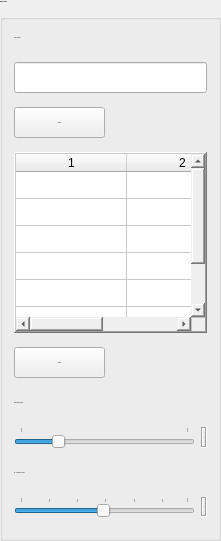
     <widget class="QGroupBox" name="groupBox">
      <property name="geometry">
       <rect>
        <x>920</x>
        <y>110</y>
        <width>221</width>
        <height>541</height>
       </rect>
      </property>
      <property name="font">
       <font>
        <family>Segoe UI</family>
        <pointsize>-1</pointsize>
        <bold>true</bold>
       </font>
      </property>
      <property name="autoFillBackground">
       <bool>false</bool>
      </property>
      <property name="styleSheet">
       <string notr="true">border-color: qlineargradient(spread:pad, x1:0, y1:0, x2:1, y2:0, stop:0 rgba(0, 0, 0, 255), stop:2 rgba(255, 255, 255, 255));</string>
      </property>
      <property name="title">
       <string>Dataset Details</string>
      </property>
      <property name="flat">
       <bool>false</bool>
      </property>
      <layout class="QGridLayout" name="gridLayout_5">
       <item row="7" column="1">
        <widget class="QLabel" name="interval_label">
         <property name="maximumSize">
          <size>
           <width>41</width>
           <height>41</height>
          </size>
         </property>
         <property name="font">
          <font>
           <family>Segoe UI</family>
           <pointsize>-1</pointsize>
           <bold>true</bold>
          </font>
         </property>
         <property name="styleSheet">
          <string notr="true">border-color: rgb(0, 0, 0);
border-color: qlineargradient(spread:pad, x1:0, y1:0, x2:1, y2:0, stop:0 rgba(0, 0, 0, 255), stop:1 rgba(255, 255, 255, 255));</string>
         </property>
         <property name="frameShape">
          <enum>QFrame::Shape::Box</enum>
         </property>
         <property name="frameShadow">
          <enum>QFrame::Shadow::Sunken</enum>
         </property>
         <property name="lineWidth">
          <number>1</number>
         </property>
         <property name="text">
          <string>--</string>
         </property>
         <property name="alignment">
          <set>Qt::AlignmentFlag::AlignCenter</set>
         </property>
         <property name="margin">
          <number>0</number>
         </property>
        </widget>
       </item>
       <item row="0" column="0">
        <widget class="QLabel" name="label_8">
         <property name="maximumSize">
          <size>
           <width>121</width>
           <height>21</height>
          </size>
         </property>
         <property name="font">
          <font>
           <family>Segoe UI</family>
           <pointsize>-1</pointsize>
          </font>
         </property>
         <property name="text">
          <string>Folder Location</string>
         </property>
        </widget>
       </item>
       <item row="4" column="0">
        <widget class="QPushButton" name="refresh_action_list">
         <property name="maximumSize">
          <size>
           <width>91</width>
           <height>31</height>
          </size>
         </property>
         <property name="font">
          <font>
           <family>Segoe UI</family>
           <pointsize>-1</pointsize>
          </font>
         </property>
         <property name="text">
          <string>Refresh</string>
         </property>
         <property name="autoExclusive">
          <bool>true</bool>
         </property>
        </widget>
       </item>
       <item row="3" column="0" colspan="2">
        <widget class="QTableWidget" name="action_table">
         <property name="maximumSize">
          <size>
           <width>261</width>
           <height>181</height>
          </size>
         </property>
         <property name="frameShape">
          <enum>QFrame::Shape::WinPanel</enum>
         </property>
         <property name="frameShadow">
          <enum>QFrame::Shadow::Raised</enum>
         </property>
         <property name="lineWidth">
          <number>2</number>
         </property>
         <property name="autoScrollMargin">
          <number>9</number>
         </property>
         <property name="showDropIndicator" stdset="0">
          <bool>false</bool>
         </property>
         <property name="dragEnabled">
          <bool>false</bool>
         </property>
         <property name="dragDropOverwriteMode">
          <bool>false</bool>
         </property>
         <property name="showGrid">
          <bool>true</bool>
         </property>
         <property name="gridStyle">
          <enum>Qt::PenStyle::SolidLine</enum>
         </property>
         <property name="sortingEnabled">
          <bool>false</bool>
         </property>
         <property name="wordWrap">
          <bool>true</bool>
         </property>
         <property name="cornerButtonEnabled">
          <bool>false</bool>
         </property>
         <property name="rowCount">
          <number>7</number>
         </property>
         <property name="columnCount">
          <number>2</number>
         </property>
         <attribute name="horizontalHeaderCascadingSectionResizes">
          <bool>false</bool>
         </attribute>
         <attribute name="horizontalHeaderMinimumSectionSize">
          <number>37</number>
         </attribute>
         <attribute name="horizontalHeaderDefaultSectionSize">
          <number>111</number>
         </attribute>
         <attribute name="horizontalHeaderShowSortIndicator" stdset="0">
          <bool>false</bool>
         </attribute>
         <attribute name="verticalHeaderVisible">
          <bool>false</bool>
         </attribute>
         <attribute name="verticalHeaderDefaultSectionSize">
          <number>27</number>
         </attribute>
         <row/>
         <row/>
         <row/>
         <row/>
         <row/>
         <row/>
         <row/>
         <column/>
         <column/>
        </widget>
       </item>
       <item row="9" column="1">
        <widget class="QLabel" name="sequence_label">
         <property name="maximumSize">
          <size>
           <width>41</width>
           <height>41</height>
          </size>
         </property>
         <property name="font">
          <font>
           <family>Segoe UI</family>
           <pointsize>-1</pointsize>
           <bold>true</bold>
          </font>
         </property>
         <property name="styleSheet">
          <string notr="true">border-color: rgb(0, 0, 0);
border-color: qlineargradient(spread:pad, x1:0, y1:0, x2:1, y2:0, stop:0 rgba(0, 0, 0, 255), stop:1 rgba(255, 255, 255, 255));</string>
         </property>
         <property name="frameShape">
          <enum>QFrame::Shape::Box</enum>
         </property>
         <property name="frameShadow">
          <enum>QFrame::Shadow::Sunken</enum>
         </property>
         <property name="lineWidth">
          <number>1</number>
         </property>
         <property name="text">
          <string>--</string>
         </property>
         <property name="alignment">
          <set>Qt::AlignmentFlag::AlignCenter</set>
         </property>
         <property name="margin">
          <number>0</number>
         </property>
        </widget>
       </item>
       <item row="7" column="0">
        <widget class="QSlider" name="interval_slider">
         <property name="maximumSize">
          <size>
           <width>211</width>
           <height>21</height>
          </size>
         </property>
         <property name="cursor">
          <cursorShape>PointingHandCursor</cursorShape>
         </property>
         <property name="minimum">
          <number>1</number>
         </property>
         <property name="maximum">
          <number>10</number>
         </property>
         <property name="sliderPosition">
          <number>3</number>
         </property>
         <property name="orientation">
          <enum>Qt::Orientation::Horizontal</enum>
         </property>
         <property name="tickPosition">
          <enum>QSlider::TickPosition::TicksAbove</enum>
         </property>
        </widget>
       </item>
       <item row="1" column="0" colspan="2">
        <widget class="QLineEdit" name="directoryLineEdit">
         <property name="maximumSize">
          <size>
           <width>261</width>
           <height>31</height>
          </size>
         </property>
         <property name="font">
          <font>
           <family>Segoe UI</family>
           <pointsize>-1</pointsize>
           <italic>true</italic>
          </font>
         </property>
        </widget>
       </item>
       <item row="8" column="0">
        <widget class="QLabel" name="label_13">
         <property name="maximumSize">
          <size>
           <width>171</width>
           <height>21</height>
          </size>
         </property>
         <property name="font">
          <font>
           <family>Segoe UI</family>
           <pointsize>-1</pointsize>
          </font>
         </property>
         <property name="text">
          <string>No. of Frames per Video</string>
         </property>
         <property name="alignment">
          <set>Qt::AlignmentFlag::AlignLeading|Qt::AlignmentFlag::AlignLeft|Qt::AlignmentFlag::AlignVCenter</set>
         </property>
        </widget>
       </item>
       <item row="2" column="0">
        <widget class="QPushButton" name="browseButton">
         <property name="maximumSize">
          <size>
           <width>91</width>
           <height>31</height>
          </size>
         </property>
         <property name="font">
          <font>
           <family>Segoe UI</family>
           <pointsize>-1</pointsize>
          </font>
         </property>
         <property name="text">
          <string>Browse</string>
         </property>
        </widget>
       </item>
       <item row="9" column="0">
        <widget class="QSlider" name="sequence_slider">
         <property name="cursor">
          <cursorShape>PointingHandCursor</cursorShape>
         </property>
         <property name="minimum">
          <number>1</number>
         </property>
         <property name="maximum">
          <number>60</number>
         </property>
         <property name="value">
          <number>30</number>
         </property>
         <property name="sliderPosition">
          <number>30</number>
         </property>
         <property name="orientation">
          <enum>Qt::Orientation::Horizontal</enum>
         </property>
         <property name="tickPosition">
          <enum>QSlider::TickPosition::TicksAbove</enum>
         </property>
        </widget>
       </item>
       <item row="6" column="0">
        <widget class="QLabel" name="label_11">
         <property name="maximumSize">
          <size>
           <width>151</width>
           <height>21</height>
          </size>
         </property>
         <property name="font">
          <font>
           <family>Segoe UI</family>
           <pointsize>-1</pointsize>
           <bold>false</bold>
          </font>
         </property>
         <property name="text">
          <string>Break Interval Length</string>
         </property>
         <property name="alignment">
          <set>Qt::AlignmentFlag::AlignLeading|Qt::AlignmentFlag::AlignLeft|Qt::AlignmentFlag::AlignVCenter</set>
         </property>
        </widget>
       </item>
      </layout>
     </widget>
